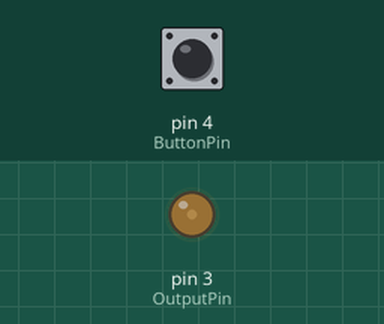
Recording of a sketch running on a simulated Arduino Uno, built with avr-gcc and run on an emulated ATmega328P. Shown: output pins drawn as LEDs (lit = HIGH). Inputs (shaded band) come from the test bench; at power-on: pin 4 (ButtonPin) LOW.

Above: at 1.2 s.
1.3 s: pin 4 (ButtonPin) pulled HIGH for 0.15 s
At 1.37 s:
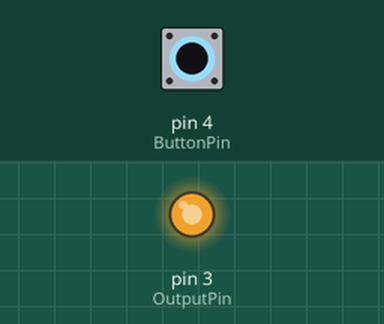
2.9 s: pin 4 (ButtonPin) pulled HIGH for 3.2 s
At 6.4 s:
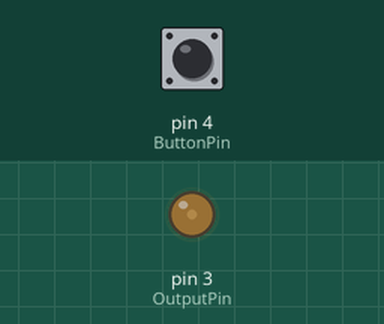
Timing chart, 0 to 7.9 s (numbered marks = the images above; inputs shaded):
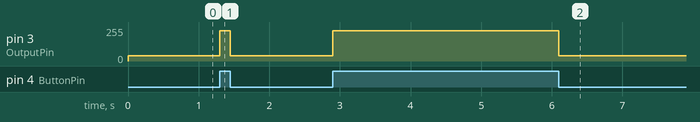

Measured:
- after the input at 1.3 s, pin 3 (OutputPin): 40/255 → 226/255 at once, → 40/255 0.15 s later
- after the input at 2.9 s, pin 3 (OutputPin): 40/255 → 226/255 at once, → 40/255 3.2 s later

The sketch:

EVB-500-Throttle-Conrtol.ino
```cpp
//Arduino code to adjust the throttle of the EVB 500 electric scooter

//Pins used for the project
const int OutputPin = 3;
const int ButtonPin = 4;

int ButtonState = 0;

//Values for the throttle adjustment
const int MIN = 40;
const int MAX = 225;
int Counter = MIN;

void setup() {

  pinMode(OutputPin, OUTPUT);
  pinMode(ButtonPin, INPUT);
}

void RunMotor(){

  while(ButtonState == HIGH){

    if( Counter <= MAX){
      Counter++;
    }

    analogWrite(OutputPin, Counter);
    ButtonState = digitalRead(ButtonPin);
  }

  Counter = MIN;
  return;
}

void StopMotor(){
  Counter = MIN;
  analogWrite(OutputPin, Counter);
  return;
}


void loop() {

  ButtonState = digitalRead(ButtonPin);


  if(ButtonState == HIGH){
    RunMotor();
  }

  else{
    StopMotor();
  }
}
```
